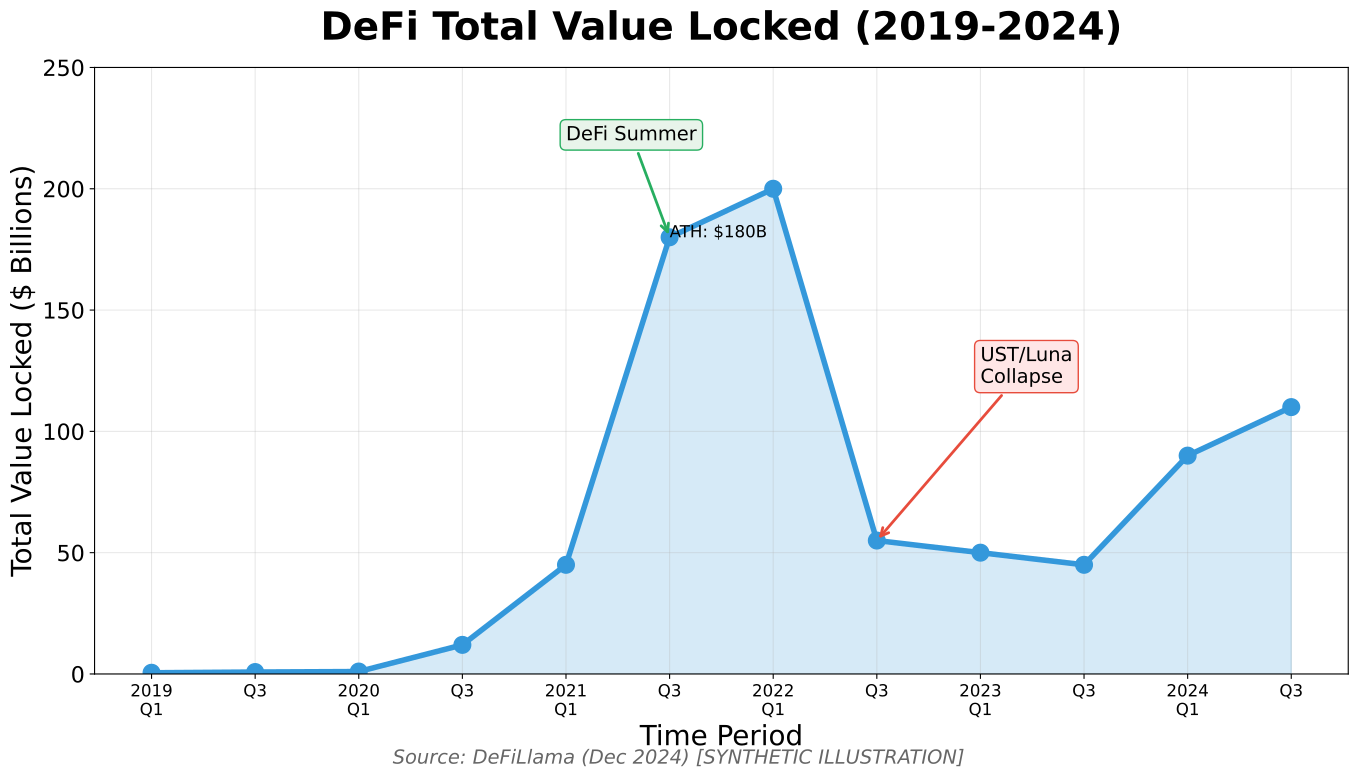

The script that saved this image:
"""
DeFi TVL Growth
Line chart showing Total Value Locked over time

Output: defi_tvl_growth.pdf
Module: module_02_blockchain
Lesson: 21 - DeFi
"""

from pathlib import Path
import matplotlib.pyplot as plt
import numpy as np

CHART_METADATA = {
    'title': 'DeFi TVL Growth',
    'module': 'module_02_blockchain',
    'lesson': 21,
    'url': 'https://github.com/Digital-AI-Finance/digital-finance/tree/main/module_02_blockchain/figures/defi_tvl_growth'
}

plt.rcParams.update({
    'font.size': 20,
    'axes.labelsize': 20,
    'axes.titlesize': 28,
    'xtick.labelsize': 14,
    'ytick.labelsize': 16,
    'legend.fontsize': 16,
})

def create_chart():
    """Create DeFi TVL growth line chart"""
    fig, ax = plt.subplots(figsize=(14, 8))

    # Synthetic data based on real DeFi TVL trends
    dates = ['2019\nQ1', 'Q3', '2020\nQ1', 'Q3', '2021\nQ1', 'Q3', '2022\nQ1', 'Q3', '2023\nQ1', 'Q3', '2024\nQ1', 'Q3']
    tvl = [0.5, 0.8, 1, 12, 45, 180, 200, 55, 50, 45, 90, 110]  # Billions USD

    x = np.arange(len(dates))
    ax.plot(x, tvl, 'b-', linewidth=4, marker='o', markersize=12, color='#3498DB')
    ax.fill_between(x, tvl, alpha=0.2, color='#3498DB')

    # Key events
    ax.annotate('DeFi Summer', xy=(5, 180), xytext=(4, 220),
               fontsize=14, arrowprops=dict(arrowstyle='->', color='#27AE60', lw=2),
               bbox=dict(boxstyle='round', facecolor='#E8F4EA', edgecolor='#27AE60'))

    ax.annotate('UST/Luna\nCollapse', xy=(7, 55), xytext=(8, 120),
               fontsize=14, arrowprops=dict(arrowstyle='->', color='#E74C3C', lw=2),
               bbox=dict(boxstyle='round', facecolor='#FFE6E6', edgecolor='#E74C3C'))

    ax.annotate('ATH: $180B', xy=(5, 180), xytext=(5, 180), fontsize=12)

    ax.set_xlabel('Time Period', fontsize=20)
    ax.set_ylabel('Total Value Locked ($ Billions)', fontsize=20)
    ax.set_title('DeFi Total Value Locked (2019-2024)', fontsize=28, fontweight='bold', pad=20)
    ax.set_xticks(x)
    ax.set_xticklabels(dates, fontsize=12)
    ax.grid(True, alpha=0.3)
    ax.set_ylim(0, 250)

    fig.text(0.5, 0.02, 'Source: DeFiLlama (Dec 2024) [SYNTHETIC ILLUSTRATION]',
            fontsize=14, ha='center', style='italic', color='#666666')

    plt.tight_layout()

    output_path = Path(__file__).parent / 'defi_tvl_growth.pdf'
    plt.savefig(output_path, format='pdf', dpi=300, bbox_inches='tight')
    plt.close()
    print(f"Chart saved to: {output_path}")
    return output_path

if __name__ == '__main__':
    create_chart()
